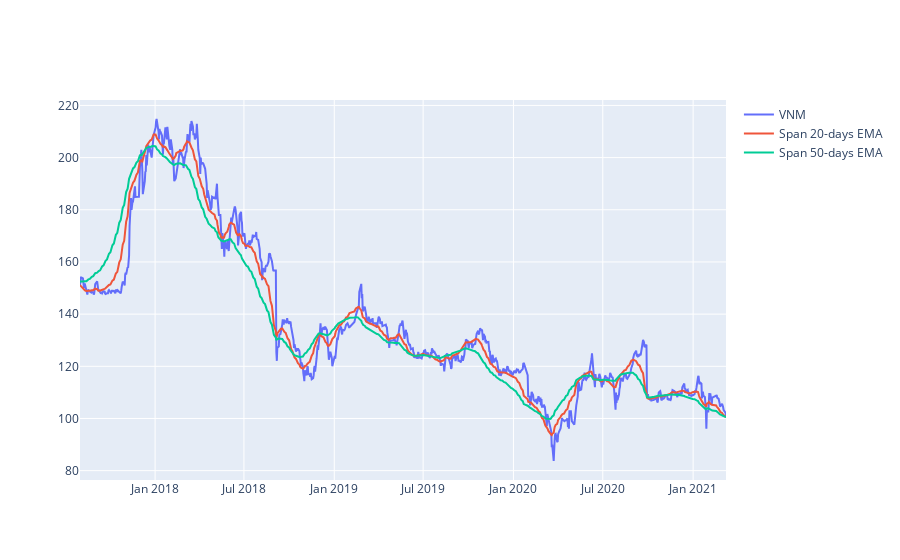

The code cell stored with this chart in its notebook:
### Code cell
#plot linechart for HPG price
short_rolling = df['<Close>'].rolling(window=20).mean()

ema_long = df['<Close>'].ewm(span=50, adjust=False).mean()
ema_short = df['<Close>'].ewm(span=20, adjust=False).mean()
line_price = df['<Close>']
fig = go.Figure()
#px.line(df_hpg, x='datetime', y='<Close>', labels={'x':'Date', 'y':'Price'})

fig.add_trace(go.Scatter(x=df.datetime, y=line_price, 
                        mode='lines', name='VNM'))

fig.add_trace(go.Scatter(x=df.datetime, y=ema_short, 
                        mode='lines', name='Span 20-days EMA'))

fig.add_trace(go.Scatter(x=df.datetime, y=ema_long, 
                        mode='lines', name='Span 50-days EMA'))

### Figure 1 — Plotly figure (JSON) as saved in the notebook; plotly's stock layout.template omitted (floating-point values rounded to 4 significant figures; data arrays with more than 128 entries replaced by an {"elided": "..."} marker saying what was removed)
{"data": [{"mode": "lines", "name": "VNM", "type": "scatter", "x": {"elided": "900 str values"}, "y": {"elided": "900 float values"}}, {"mode": "lines", "name": "Span 20-days EMA", "type": "scatter", "x": {"elided": "900 str values"}, "y": {"elided": "900 float values"}}, {"mode": "lines", "name": "Span 50-days EMA", "type": "scatter", "x": {"elided": "900 str values"}, "y": {"elided": "900 float values"}}], "layout": {}}
